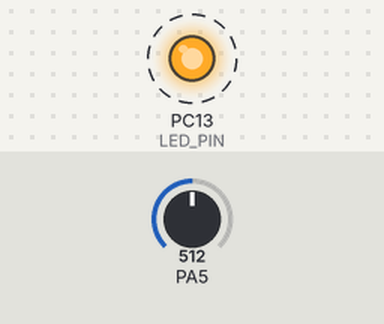
A program run on a simulated STM32 Blue Pill. Shown: output pins drawn as LEDs (lit = HIGH). Dashed ring = blinking. The inputs (shaded band) are chosen by the test bench; at power-on: PA5 = 512 (analog values on the 0–1023 scale). EEPROM starts erased.

Above: at 0.5 s.
Timing chart, 0 to 4.6 s (numbered marks = the images above):
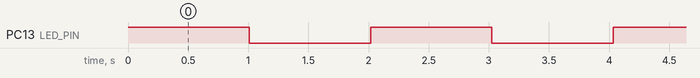

The program:

main.cpp
```cpp
#include <Arduino.h>
#include "aoa_sensor.h"
#include "serial_commands.h"
#include "aoa_msp.h"

HardwareSerial Serial1(PA10, PA9);

// 串口命令配置
#define CMD_SERIAL Serial1
#define MSP_SERIAL Serial2
// 系统状态变量
static unsigned long last_status_time = 0;
static unsigned long last_led_time = 0;
static bool led_state = false;
float currentAoa = 0.0f;
// LED指示灯引脚 (PC13)
#define LED_PIN PC13
#define ButtonPin PA5

MSP_AOA mspRangeAoa(MSP_SERIAL);

void setup()
{
    // 初始化LED
    pinMode(LED_PIN, OUTPUT);
    // pinMode(ButtonPin, INPUT);

    digitalWrite(LED_PIN, HIGH); // 初始状态熄灭

    // 初始化配置系统
    config_init();

    // 初始化MSP协议
    mspRangeAoa.begin();

    // 初始化串口命令系统
    cmd_init();

    // 设置ADC分辨率
    analogReadResolution(11); // 11位ADC (0-2047)
    // 启动提示
    CMD_SERIAL.println("=== AOA v2.0 ===");
    CMD_SERIAL.println("LED blink = OK");
    CMD_SERIAL.println(config.adc_pin);

    last_status_time = millis();
    last_led_time = millis();
}

void loop()
{
    // 更新串口命令处理
    cmd_update();

    if (millis() - last_status_time >= 1000 / config.msp_rate)
    {

        // currentR = random(500, 1500);
        // mspRangeAoa.sendRangefinderData(currentR);
        currentAoa = get_current_aoa();
        mspRangeAoa.sendAoaData(currentAoa);
        if (config.debug_mode)
        {

            CMD_SERIAL.println("\r\n=== TX TEST ===");
            CMD_SERIAL.print("ADC: ");
            CMD_SERIAL.println(get_current_adc());
            CMD_SERIAL.print("V: ");
            CMD_SERIAL.print(get_current_voltage(), 3);
            CMD_SERIAL.println("V");
            CMD_SERIAL.print("AOA: ");
            CMD_SERIAL.print(currentAoa, 2);
            CMD_SERIAL.println("deg");

            last_led_time = millis();
        }
        else
        {
            //     currentR = random(500, 1500);
            // mspRangeAoa.sendRangefinderData(currentR);
        }
        last_status_time = millis();
    }

    // if (millis() - last_status_time >= 3000)
    // {
    //     cmd_calibrate("calibrate", "aoa_mid");
    //     last_status_time = millis();
    // }

    // LED闪烁指示系统运行 (每1秒)
    if (millis() - last_led_time >= 1000)
    {
        led_state = !led_state;
        digitalWrite(LED_PIN, led_state ? LOW : HIGH); // 低电平点亮
        last_led_time = millis();
    }

    // 短暂延时避免CPU占用过高
    delay(10);
}
```

aoa_msp.h
```cpp
#ifndef AOA_MSP_H
#define AOA_MSP_H

#include "Arduino.h"

// MSP协议常量（根据INAV定义）
#define MSP2_SENSOR_AOA 0x1F08 // 0x1F01，测距仪数据命令
#define MSP_V2_FRAME_ID 0x3E   // MSPv2帧标识
#define MSP_DIR_TO_FC 0x00     // 数据方向：发送到飞控
#define MSP2_SENSOR_RANGEFINDER 0x1F01

struct MSPHeaderV2
{
    uint8_t startByte;    // '$'
    uint8_t startByte2;   // 'X'
    uint8_t direction;    // '>' 发送
    uint8_t flag;         // 标志位 0
    uint16_t command;     // MSP命令ID
    uint16_t payloadSize; // 数据大小
    uint8_t checksum;     // 校验和
};

// 测距仪数据结构（与INAV协议匹配，紧凑对齐）
typedef struct __attribute__((packed))
{
    int16_t aoa;      // 攻角，0.1度为单位
    int16_t sideslip; // 侧滑角，0.1度为单位
} mspSensorAoaData_t;

class MSP_AOA
{
private:
    HardwareSerial &_serial; // 硬件串口引用（如Serial1）
    uint32_t _baudRate;      // 波特率

    // 计算MSPv2帧的CRC校验值（内部辅助函数）

    uint8_t crc8_dvb_s2(uint8_t crc, unsigned char a)
    {
        crc ^= a;
        for (int ii = 0; ii < 8; ++ii)
        {
            if (crc & 0x80)
            {
                crc = (crc << 1) ^ 0xD5;
            }
            else
            {
                crc = crc << 1;
            }
        }
        return crc;
    }

    void sendMSPV2(uint16_t command, const uint8_t *payload, uint16_t payloadSize)
    {
        // MSP V2包头
        _serial.write('$');
        _serial.write('X');
        _serial.write('<');
        _serial.write(0); // flag
        _serial.write(command & 0xFF);
        _serial.write((command >> 8) & 0xFF);
        _serial.write(payloadSize & 0xFF);
        _serial.write((payloadSize >> 8) & 0xFF);

        uint8_t crc = 0;
        crc = crc8_dvb_s2(crc, 0);                         // flag 3
        crc = crc8_dvb_s2(crc, command & 0xFF);            // 4
        crc = crc8_dvb_s2(crc, (command >> 8) & 0xFF);     // 5
        crc = crc8_dvb_s2(crc, payloadSize & 0xFF);        // 6
        crc = crc8_dvb_s2(crc, (payloadSize >> 8) & 0xFF); // 7

        // 发送载荷并继续计算CRC
        for (uint16_t i = 0; i < payloadSize; i++)
        {
            _serial.write(payload[i]);
            crc = crc8_dvb_s2(crc, payload[i]);
        }

        // 发送最终的CRC8
        _serial.write(crc);
    }

public:
    // 构造函数：指定使用的硬件串口和波特率
    MSP_AOA(HardwareSerial &serial, uint32_t baudRate = 115200);

    // 初始化MSP通信（启动串口）
    void begin();

    void sendRangefinderData(int32_t distanceMm, uint8_t quality = 255)
    {
        uint8_t payload[5];
        payload[0] = quality;
        payload[1] = distanceMm & 0xFF;
        payload[2] = (distanceMm >> 8) & 0xFF;
        payload[3] = (distanceMm >> 16) & 0xFF;
        payload[4] = (distanceMm >> 24) & 0xFF;
        sendMSPV2(MSP2_SENSOR_RANGEFINDER, payload, sizeof(payload));
    }

    void sendAoaData(float aoaDegrees, float sideslipDegrees = 0.0f)
    {
        mspSensorAoaData_t data;
        data.aoa = (int16_t)(aoaDegrees * 10);
        data.sideslip = (int16_t)(sideslipDegrees * 10);

        sendMSPV2(MSP2_SENSOR_AOA, (uint8_t *)&data, sizeof(data));
    }
};

#endif // MSP_RANGFINDER_H
```

aoa_sensor.h
```cpp
#ifndef AOA_SENSOR_H
#define AOA_SENSOR_H

#include <Arduino.h>

// 攻角传感器配置参数结构体
struct AOAConfig {
    uint8_t adc_pin;              // ADC引脚 (PA0-PA7 对应 0-7)

    float aoa_range;              // 量程（总量程，正负对半），如 360 表示 -180° ~ +180°
    float aoa_mid;               // 中位点偏移（机械安装偏移）
    float aoa_offset;            // 攻角偏移（软件校准偏移）
    int8_t aoa_polarity;         // 角度极性：1=正向，-1=反向

    uint8_t msp_rate;             // MSP发送频率 (Hz)
    bool msp_enabled;             // MSP输出使能

    bool debug_mode;              // 调试模式
};

// 默认配置值
extern AOAConfig default_aoa_config;

// 全局配置变量
extern AOAConfig config;

// 配置管理函数
void config_init(void);
void config_load(void);
void config_save(void);
void config_reset(void);
bool config_validate(void);

// 参数设置函数
void set_adc_pin(uint8_t pin);
void set_aoa_range(float range);
void set_msp_rate(uint8_t rate);
void set_aoa_offset(float offset);
void set_aoa_polarity(int8_t polarity);
void set_debug_mode(bool debug_mode);

// 参数获取函数
float get_aoa_from_adc(uint16_t adc_value);
float get_raw_angle_from_adc(uint16_t adc_value);
uint16_t get_adc_raw(void);
float get_aoa_filtered(void);

// AOA数据更新函数（按频率调用）
void update_aoa_data(void);
bool is_aoa_data_ready(void);
float get_current_aoa(void);
uint16_t get_current_adc(void);
float get_current_voltage(void);

#endif // AOA_CONFIG_H
```

serial_commands.h
```cpp
#ifndef SERIAL_COMMANDS_H
#define SERIAL_COMMANDS_H

#include <Arduino.h>
#include "aoa_sensor.h"
#include "HardwareSerial.h"


#define CMD_BAUDRATE            115200
#define CMD_BUFFER_SIZE         128
#define CMD_MAX_ARGS            8
#define CMD_TIMEOUT             1000

// 命令返回码
enum CmdResult {
    CMD_OK = 0,
    CMD_ERROR = 1,
    CMD_INVALID_ARGS = 2,
    CMD_NOT_FOUND = 3,
    CMD_TIME_OUT = 4
};

// 命令函数指针类型
typedef CmdResult (*CmdFunction)(int argc, char* argv[]);

// 命令结构体
typedef struct {
    const char* name;           // 命令名称
    const char* help;           // 帮助信息
    CmdFunction func;           // 命令函数
} Command;

// 命令声明
CmdResult cmd_help(int argc, char* argv[]);
CmdResult cmd_status(int argc, char* argv[]);
CmdResult cmd_config(int argc, char* argv[]);
//CmdResult cmd_aoa_servo(int argc, char* argv[]);
CmdResult cmd_calibrate(int argc, char* argv[]);
CmdResult cmd_save(int argc, char* argv[]);
CmdResult cmd_load(int argc, char* argv[]);
CmdResult cmd_reset(int argc, char* argv[]);
CmdResult cmd_test(int argc, char* argv[]);
CmdResult cmd_version(int argc, char* argv[]);
CmdResult cmd_debug(int argc, char* argv[]);

// 配置子命令
CmdResult cmd_config_show(int argc, char* argv[]);
CmdResult cmd_config_set(int argc, char* argv[]);
CmdResult cmd_config_get(int argc, char* argv[]);

// 校准子命令
CmdResult cmd_calibrate_zero(int argc, char* argv[]);
CmdResult cmd_calibrate_full(int argc, char* argv[]);
CmdResult cmd_calibrate_auto(int argc, char* argv[]);


// 串口命令处理函数
void cmd_init(void);
void cmd_update(void);
void cmd_process_line(char* line);
int cmd_parse_args(char* line, char* argv[], int max_args);
void cmd_print_result(CmdResult result, const char* message = NULL);

// 工具函数
void cmd_print_prompt(void);
void cmd_print_aoa_config(void);
void cmd_print_status(void);
bool cmd_str_to_float(const char* str, float* value);
bool cmd_str_to_int(const char* str, int* value);
bool cmd_str_to_uint16(const char* str, uint16_t* value);
 bool cmd_str_to_bool(const char *str, bool *value);

// 命令表
extern Command commands[];

// 全局变量
extern char cmd_buffer[CMD_BUFFER_SIZE];
extern int cmd_buffer_pos;
extern unsigned long cmd_last_time;

#endif // SERIAL_COMMANDS_H
```

aoa_msp.cpp
```cpp
#include "aoa_msp.h"

// 构造函数：绑定硬件串口和波特率
MSP_AOA::MSP_AOA(HardwareSerial &serial, uint32_t baudRate)
    : _serial(serial), _baudRate(baudRate) {}

// 初始化串口
void MSP_AOA::begin()
{
    _serial.begin(_baudRate);
}
```

aoa_sensor.cpp
```cpp
#include "aoa_sensor.h"
#include <EEPROM.h>

// EEPROM地址定义
#define EEPROM_CONFIG_ADDR 0
#define EEPROM_CONFIG_SIZE sizeof(AOAConfig)
#define EEPROM_MAGIC_ADDR (EEPROM_CONFIG_ADDR + EEPROM_CONFIG_SIZE)
#define EEPROM_MAGIC_VALUE 0xA5A5

// 全局配置变量
AOAConfig config;
AOAConfig default_aoa_config = {
    .adc_pin = PA5,
    .aoa_range = 360.0f,
    .aoa_mid = 0.0f,
    .aoa_offset = 0.0f,
    .aoa_polarity = 1,
    .msp_rate = 50,
    .msp_enabled = true,
    .debug_mode = false
};

// 滤波固定参数
#define FILTER_SAMPLES 10
#define FILTER_ALPHA 0.3f

// 滤波变量
static uint16_t filter_buffer[FILTER_SAMPLES];
static uint8_t filter_index = 0;
static float filtered_aoa = 0.0f;

// AOA数据更新相关变量
static uint32_t last_aoa_update_time = 0;
static uint16_t current_adc_value = 0;
static float current_aoa_value = 0.0f;
static float current_voltage_value = 0.0f;
static bool aoa_data_ready = false;

void config_init(void)
{

    // 复制默认配置
    memcpy(&config, &default_aoa_config, sizeof(AOAConfig));

    // 尝试从EEPROM加载配置
    config_load();

    // 如果配置无效，使用默认配置
    if (!config_validate())
    {
        config_reset();
    }

    // 初始化滤波缓冲区
    for (int i = 0; i < FILTER_SAMPLES; i++)
    {
        filter_buffer[i] = 2048; // 中值
    }
}

void config_load(void)
{
    uint16_t magic;
    EEPROM.get(EEPROM_MAGIC_ADDR, magic);
    if (magic != EEPROM_MAGIC_VALUE) return;
    EEPROM.get(EEPROM_CONFIG_ADDR, config);
}

void config_save(void)
{
    EEPROM.put(EEPROM_CONFIG_ADDR, config);
    uint16_t magic = EEPROM_MAGIC_VALUE;
    EEPROM.put(EEPROM_MAGIC_ADDR, magic);
}

void config_reset(void)
{
    memcpy(&config, &default_aoa_config, sizeof(AOAConfig));
    config_save();
}

bool config_validate(void)
{
    if (config.adc_pin  < 0) return false;
    if (config.aoa_range <= 0) return false;
    if (config.msp_rate == 0 || config.msp_rate > 100) return false;
    return true;
}

void set_adc_pin(uint8_t pin)
{

    config.adc_pin = pin;
}

void set_aoa_range(float range)
{
    if (range > 0)
    {
        config.aoa_range = range;
    }
}

void set_msp_rate(uint8_t rate)
{
    if (rate > 0 && rate <= 100)
    {
        config.msp_rate = rate;
    }
}

void set_aoa_offset(float offset)
{
    config.aoa_offset = offset;
}

void set_aoa_polarity(int8_t polarity)
{
    if (polarity == 1 || polarity == -1)
    {
        config.aoa_polarity = polarity;
    }
}

void set_debug_mode(bool debug_mode)
{
    config.debug_mode = debug_mode;
}

float get_aoa_from_adc(uint16_t adc_value)
{

    float raw_angle = get_raw_angle_from_adc(adc_value);

    // 2. 以中位点为基准，转换为相对角度（可能为负）
    float relative_angle = raw_angle - config.aoa_mid;

    // 3. 处理360°循环（如270°→0°，260°→-10°，350°→-20°）
    if (relative_angle > 180.0f)
    {
        relative_angle -= 360.0f;
    }
    else if (relative_angle < -180.0f)
    {
        relative_angle += 360.0f;
    }

    // 4. 应用偏移量
    relative_angle += config.aoa_offset;

    float aoa_min = -config.aoa_range / 2.0f;
    float aoa_max = config.aoa_range / 2.0f;
    return constrain(relative_angle, aoa_min, aoa_max);
}

float get_raw_angle_from_adc(uint16_t adc_value)
{
    adc_value = constrain(adc_value, 0, 2047);
    float raw_ratio = (float)adc_value / 2047.0f;
    return raw_ratio * config.aoa_range;
}

uint16_t get_adc_raw(void)
{
    return analogRead(config.adc_pin);
}

float get_aoa_filtered(void)
{
    // 读取ADC值
    uint16_t adc_value = get_adc_raw();

    // 添加到滤波缓冲区
    filter_buffer[filter_index] = adc_value;
    filter_index = (filter_index + 1) % FILTER_SAMPLES;
    filter_buffer[filter_index] = adc_value;

    uint32_t sum = 0;
    for (int i = 0; i < FILTER_SAMPLES; i++)
    {
        sum += filter_buffer[i];
    }
    uint16_t avg_adc = sum / FILTER_SAMPLES;

    float aoa = get_aoa_from_adc(avg_adc);
    filtered_aoa = FILTER_ALPHA * aoa + (1.0f - FILTER_ALPHA) * filtered_aoa;

    // 应用角度极性
    return filtered_aoa * config.aoa_polarity;
}

// AOA数据更新函数（按频率调用）
void update_aoa_data(void)
{
    uint32_t current_time = millis();

    current_adc_value = get_adc_raw();
    current_voltage_value = (float)current_adc_value * 3.3f / 2047.0f;

    current_aoa_value = get_aoa_filtered();

    aoa_data_ready = true;
    last_aoa_update_time = current_time;
}

bool is_aoa_data_ready(void)
{
    return aoa_data_ready;
}

// 获取当前AOA值
float get_current_aoa(void)
{
    update_aoa_data();
    return current_aoa_value;
}

// 获取当前ADC值
uint16_t get_current_adc(void)
{
    return current_adc_value;
}

// 获取当前电压值
float get_current_voltage(void)
{
    return current_voltage_value;
}
```

Measured:
- by itself, PC13 (LED_PIN): alternates HIGH for 1.0 s and LOW for 1.0 s
